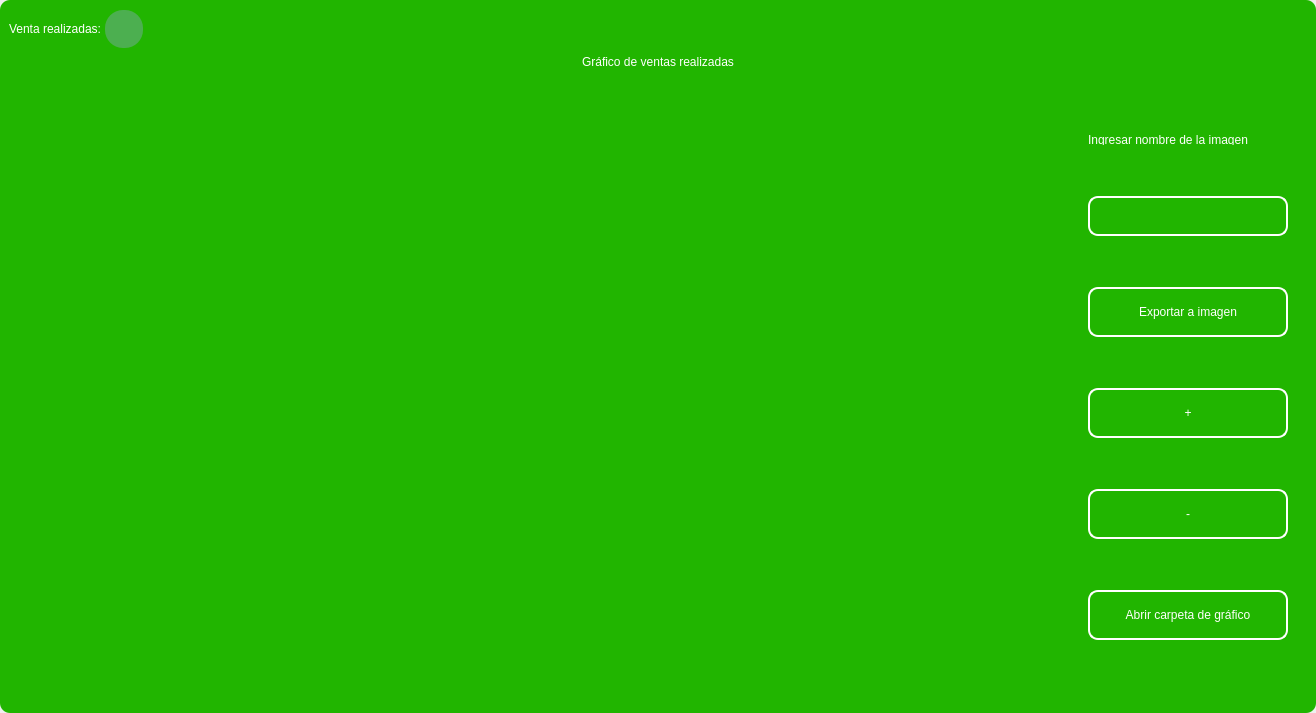
<?xml version="1.0" encoding="UTF-8"?>
<ui version="4.0">
 <class>MainWindow</class>
 <widget class="QMainWindow" name="MainWindow">
  <property name="geometry">
   <rect>
    <x>0</x>
    <y>0</y>
    <width>1316</width>
    <height>713</height>
   </rect>
  </property>
  <property name="windowTitle">
   <string>MainWindow</string>
  </property>
  <property name="styleSheet">
   <string notr="true"/>
  </property>
  <widget class="QWidget" name="centralwidget">
   <property name="styleSheet">
    <string notr="true"/>
   </property>
   <layout class="QVBoxLayout" name="verticalLayout">
    <property name="spacing">
     <number>0</number>
    </property>
    <property name="leftMargin">
     <number>0</number>
    </property>
    <property name="topMargin">
     <number>0</number>
    </property>
    <property name="rightMargin">
     <number>0</number>
    </property>
    <property name="bottomMargin">
     <number>0</number>
    </property>
    <item>
     <widget class="QFrame" name="frame">
      <property name="enabled">
       <bool>true</bool>
      </property>
      <property name="styleSheet">
       <string notr="true">
QFrame {
border-radius:10px;
background-color: rgb(33, 181, 0);
 }
</string>
      </property>
      <property name="frameShape">
       <enum>QFrame::StyledPanel</enum>
      </property>
      <property name="frameShadow">
       <enum>QFrame::Raised</enum>
      </property>
      <layout class="QVBoxLayout" name="verticalLayout_2">
       <item>
        <widget class="QFrame" name="frame_superior">
         <property name="minimumSize">
          <size>
           <width>0</width>
           <height>40</height>
          </size>
         </property>
         <property name="maximumSize">
          <size>
           <width>16777215</width>
           <height>40</height>
          </size>
         </property>
         <property name="styleSheet">
          <string notr="true">QPushButton{
border-radius:18px;
}

QPushButton:hover{
	background-color: rgb(0, 0, 0);
}
</string>
         </property>
         <property name="frameShape">
          <enum>QFrame::StyledPanel</enum>
         </property>
         <property name="frameShadow">
          <enum>QFrame::Raised</enum>
         </property>
         <layout class="QHBoxLayout" name="horizontalLayout_3">
          <property name="spacing">
           <number>4</number>
          </property>
          <property name="leftMargin">
           <number>0</number>
          </property>
          <property name="topMargin">
           <number>0</number>
          </property>
          <property name="rightMargin">
           <number>0</number>
          </property>
          <property name="bottomMargin">
           <number>0</number>
          </property>
          <item>
           <widget class="QLabel" name="label_3">
            <property name="styleSheet">
             <string notr="true">color: rgb(255, 255, 255);
font: 15pt &quot;MS Shell Dlg 2&quot;;</string>
            </property>
            <property name="text">
             <string>Venta realizadas:</string>
            </property>
           </widget>
          </item>
          <item>
           <widget class="QPushButton" name="btn_exit_2">
            <property name="minimumSize">
             <size>
              <width>38</width>
              <height>38</height>
             </size>
            </property>
            <property name="maximumSize">
             <size>
              <width>38</width>
              <height>38</height>
             </size>
            </property>
            <property name="cursor">
             <cursorShape>ArrowCursor</cursorShape>
            </property>
            <property name="styleSheet">
             <string notr="true">background-color: #4CAF50;</string>
            </property>
            <property name="text">
             <string/>
            </property>
            <property name="iconSize">
             <size>
              <width>35</width>
              <height>35</height>
             </size>
            </property>
           </widget>
          </item>
          <item>
           <spacer name="horizontalSpacer_2">
            <property name="orientation">
             <enum>Qt::Horizontal</enum>
            </property>
            <property name="sizeHint" stdset="0">
             <size>
              <width>443</width>
              <height>20</height>
             </size>
            </property>
           </spacer>
          </item>
          <item>
           <widget class="QPushButton" name="btn_exit">
            <property name="minimumSize">
             <size>
              <width>38</width>
              <height>38</height>
             </size>
            </property>
            <property name="maximumSize">
             <size>
              <width>38</width>
              <height>38</height>
             </size>
            </property>
            <property name="cursor">
             <cursorShape>PointingHandCursor</cursorShape>
            </property>
            <property name="text">
             <string/>
            </property>
            <property name="iconSize">
             <size>
              <width>35</width>
              <height>35</height>
             </size>
            </property>
           </widget>
          </item>
          <item>
           <widget class="QPushButton" name="bt_minimizar">
            <property name="minimumSize">
             <size>
              <width>38</width>
              <height>38</height>
             </size>
            </property>
            <property name="maximumSize">
             <size>
              <width>38</width>
              <height>38</height>
             </size>
            </property>
            <property name="cursor">
             <cursorShape>PointingHandCursor</cursorShape>
            </property>
            <property name="text">
             <string/>
            </property>
            <property name="icon">
             <iconset>
              <normaloff>image/minus.svg</normaloff>image/minus.svg</iconset>
            </property>
            <property name="iconSize">
             <size>
              <width>38</width>
              <height>38</height>
             </size>
            </property>
           </widget>
          </item>
          <item>
           <widget class="QPushButton" name="bt_maximizar">
            <property name="minimumSize">
             <size>
              <width>38</width>
              <height>38</height>
             </size>
            </property>
            <property name="maximumSize">
             <size>
              <width>38</width>
              <height>38</height>
             </size>
            </property>
            <property name="cursor">
             <cursorShape>PointingHandCursor</cursorShape>
            </property>
            <property name="text">
             <string/>
            </property>
            <property name="icon">
             <iconset>
              <normaloff>image/chevron-up.svg</normaloff>image/chevron-up.svg</iconset>
            </property>
            <property name="iconSize">
             <size>
              <width>38</width>
              <height>38</height>
             </size>
            </property>
           </widget>
          </item>
          <item>
           <widget class="QPushButton" name="bt_restaurar">
            <property name="minimumSize">
             <size>
              <width>38</width>
              <height>38</height>
             </size>
            </property>
            <property name="maximumSize">
             <size>
              <width>38</width>
              <height>38</height>
             </size>
            </property>
            <property name="cursor">
             <cursorShape>PointingHandCursor</cursorShape>
            </property>
            <property name="text">
             <string/>
            </property>
            <property name="icon">
             <iconset>
              <normaloff>image/chevron-down.svg</normaloff>image/chevron-down.svg</iconset>
            </property>
            <property name="iconSize">
             <size>
              <width>38</width>
              <height>38</height>
             </size>
            </property>
           </widget>
          </item>
          <item>
           <widget class="QPushButton" name="bt_cerrar">
            <property name="minimumSize">
             <size>
              <width>38</width>
              <height>38</height>
             </size>
            </property>
            <property name="maximumSize">
             <size>
              <width>38</width>
              <height>38</height>
             </size>
            </property>
            <property name="cursor">
             <cursorShape>PointingHandCursor</cursorShape>
            </property>
            <property name="text">
             <string/>
            </property>
            <property name="icon">
             <iconset>
              <normaloff>image/x.svg</normaloff>image/x.svg</iconset>
            </property>
            <property name="iconSize">
             <size>
              <width>38</width>
              <height>38</height>
             </size>
            </property>
           </widget>
          </item>
         </layout>
        </widget>
       </item>
       <item>
        <widget class="QLabel" name="label">
         <property name="styleSheet">
          <string notr="true">font: 30pt &quot;MS Shell Dlg 2&quot;;
color: rgb(255, 255, 255);</string>
         </property>
         <property name="text">
          <string>Gráfico de ventas realizadas</string>
         </property>
         <property name="alignment">
          <set>Qt::AlignCenter</set>
         </property>
        </widget>
       </item>
       <item>
        <widget class="QFrame" name="frame_3">
         <property name="minimumSize">
          <size>
           <width>0</width>
           <height>0</height>
          </size>
         </property>
         <property name="frameShape">
          <enum>QFrame::StyledPanel</enum>
         </property>
         <property name="frameShadow">
          <enum>QFrame::Raised</enum>
         </property>
         <layout class="QHBoxLayout" name="horizontalLayout_4">
          <property name="leftMargin">
           <number>9</number>
          </property>
          <property name="topMargin">
           <number>9</number>
          </property>
          <property name="rightMargin">
           <number>9</number>
          </property>
          <item>
           <widget class="QGraphicsView" name="graphics_view">
            <property name="dragMode">
             <enum>QGraphicsView::NoDrag</enum>
            </property>
            <property name="transformationAnchor">
             <enum>QGraphicsView::NoAnchor</enum>
            </property>
           </widget>
          </item>
          <item>
           <layout class="QVBoxLayout" name="verticalLayout_4">
            <property name="spacing">
             <number>10</number>
            </property>
            <property name="sizeConstraint">
             <enum>QLayout::SetDefaultConstraint</enum>
            </property>
            <property name="leftMargin">
             <number>10</number>
            </property>
            <property name="topMargin">
             <number>10</number>
            </property>
            <property name="rightMargin">
             <number>10</number>
            </property>
            <property name="bottomMargin">
             <number>10</number>
            </property>
            <item>
             <widget class="QLabel" name="label_2">
              <property name="minimumSize">
               <size>
                <width>10</width>
                <height>10</height>
               </size>
              </property>
              <property name="maximumSize">
               <size>
                <width>500</width>
                <height>10</height>
               </size>
              </property>
              <property name="styleSheet">
               <string notr="true">color: rgb(255, 255, 255);
font: 10pt &quot;MS Shell Dlg 2&quot;;</string>
              </property>
              <property name="text">
               <string>Ingresar nombre de la imagen</string>
              </property>
             </widget>
            </item>
            <item>
             <widget class="QLineEdit" name="name_imagetxt">
              <property name="sizePolicy">
               <sizepolicy hsizetype="Fixed" vsizetype="Fixed">
                <horstretch>0</horstretch>
                <verstretch>0</verstretch>
               </sizepolicy>
              </property>
              <property name="minimumSize">
               <size>
                <width>200</width>
                <height>35</height>
               </size>
              </property>
              <property name="maximumSize">
               <size>
                <width>150</width>
                <height>40</height>
               </size>
              </property>
              <property name="styleSheet">
               <string notr="true">QLabel {
	color: rgb(255, 255, 254);
	font: 12pt &quot;Arial&quot;;
	background-color: rgba(0, 0, 0,0);
}

QTextEdit{
background-color: rgba(0, 0, 0,0);
border-radius:10px; 
font: 12pt &quot;Arial&quot;;
color: rgb(255, 255, 254);
border: 2px solid  rgb(255, 255, 255);

}

QTextEdit:hover{
background-color: rgba(0, 0, 0,0);
border-radius:10px; 
font: 12pt &quot;Arial&quot;;
border: 2px solid  rgb(120, 0, 171);
}

QTextEdit:focus{
background-color: rgb(0, 0, 0);
border-radius:10px; 
font: 12pt &quot;Arial&quot;;
border: 2px solid rgb(120, 0, 171);
}

QLineEdit{
background-color: rgba(0, 0, 0,0);
border-radius:10px; 
font: 12pt &quot;Arial&quot;;
color: rgb(255, 255, 254);
border: 2px solid  rgb(255, 255, 255);

}

QLineEdit:hover{
background-color: rgba(0, 0, 0,0);
border-radius:10px; 
font: 12pt &quot;Arial&quot;;
border: 2px solid  rgb(120, 0, 171);
}

QLineEdit:focus{
background-color: rgb(0, 0, 0);
border-radius:10px; 
font: 12pt &quot;Arial&quot;;
border: 2px solid rgb(120, 0, 171);
}

QCheckBox{
	font: 12pt &quot;Arial&quot;;
	color: rgb(255, 255, 255);
}

QCheckBox::indicator {
    width: 18px;
    height:18px;
}

QCheckBox::indicator:unchecked {
   background-image: url(image/square.svg);
}

QCheckBox::indicator:checked {
   background-image: url(image/check-square.svg);
}

QPushButton{
border-radius:10px; 
font: 12pt &quot;Arial&quot;;
color: rgb(255, 255, 254);
border: 2px solid #ffffff;
}

QPushButton:hover{
border-radius:10px; 
font: 12pt &quot;Arial&quot;;
color: rgb(255, 255, 255);
border: 2px solid rgb(120, 0, 171);
	background-color: rgb(120, 0, 171);
}
</string>
              </property>
              <property name="alignment">
               <set>Qt::AlignLeading|Qt::AlignLeft|Qt::AlignVCenter</set>
              </property>
             </widget>
            </item>
            <item>
             <widget class="QPushButton" name="btn_export_image">
              <property name="minimumSize">
               <size>
                <width>50</width>
                <height>40</height>
               </size>
              </property>
              <property name="maximumSize">
               <size>
                <width>300</width>
                <height>50</height>
               </size>
              </property>
              <property name="cursor">
               <cursorShape>PointingHandCursor</cursorShape>
              </property>
              <property name="styleSheet">
               <string notr="true">QPushButton{
border-radius:10px; 
font: 12pt &quot;Arial&quot;;
color: rgb(255, 255, 254);
border: 2px solid #ffffff;
}

QPushButton:hover{
border-radius:10px; 
font: 12pt &quot;Arial&quot;;
color: rgb(255, 255, 255);
border: 2px solid rgb(120, 0, 171);
	background-color: rgb(120, 0, 171);
}</string>
              </property>
              <property name="text">
               <string>Exportar a imagen</string>
              </property>
              <property name="iconSize">
               <size>
                <width>35</width>
                <height>35</height>
               </size>
              </property>
             </widget>
            </item>
            <item>
             <widget class="QPushButton" name="zoom_in_button">
              <property name="minimumSize">
               <size>
                <width>0</width>
                <height>40</height>
               </size>
              </property>
              <property name="maximumSize">
               <size>
                <width>300</width>
                <height>50</height>
               </size>
              </property>
              <property name="cursor">
               <cursorShape>PointingHandCursor</cursorShape>
              </property>
              <property name="styleSheet">
               <string notr="true">QPushButton{
border-radius:10px; 
font: 20pt &quot;Arial&quot;;
color: rgb(255, 255, 254);
border: 2px solid #ffffff;
}

QPushButton:hover{
border-radius:10px; 
font: 12pt &quot;Arial&quot;;
color: rgb(255, 255, 255);
border: 2px solid rgb(120, 0, 171);
	background-color: rgb(120, 0, 171);
}</string>
              </property>
              <property name="text">
               <string>+</string>
              </property>
              <property name="iconSize">
               <size>
                <width>35</width>
                <height>35</height>
               </size>
              </property>
             </widget>
            </item>
            <item>
             <widget class="QPushButton" name="zoom_out_button">
              <property name="minimumSize">
               <size>
                <width>0</width>
                <height>40</height>
               </size>
              </property>
              <property name="maximumSize">
               <size>
                <width>300</width>
                <height>50</height>
               </size>
              </property>
              <property name="cursor">
               <cursorShape>PointingHandCursor</cursorShape>
              </property>
              <property name="styleSheet">
               <string notr="true">QPushButton{
border-radius:10px; 
font: 20pt &quot;Arial&quot;;
color: rgb(255, 255, 254);
border: 2px solid #ffffff;
}

QPushButton:hover{
border-radius:10px; 
font: 12pt &quot;Arial&quot;;
color: rgb(255, 255, 255);
border: 2px solid rgb(120, 0, 171);
	background-color: rgb(120, 0, 171);
}</string>
              </property>
              <property name="text">
               <string>-</string>
              </property>
              <property name="iconSize">
               <size>
                <width>35</width>
                <height>35</height>
               </size>
              </property>
             </widget>
            </item>
            <item>
             <widget class="QPushButton" name="open_explore_file">
              <property name="minimumSize">
               <size>
                <width>0</width>
                <height>40</height>
               </size>
              </property>
              <property name="maximumSize">
               <size>
                <width>300</width>
                <height>50</height>
               </size>
              </property>
              <property name="cursor">
               <cursorShape>PointingHandCursor</cursorShape>
              </property>
              <property name="styleSheet">
               <string notr="true">QPushButton{
border-radius:10px; 
font: 12pt &quot;Arial&quot;;
color: rgb(255, 255, 254);
border: 2px solid #ffffff;
}

QPushButton:hover{
border-radius:10px; 
font: 12pt &quot;Arial&quot;;
color: rgb(255, 255, 255);
border: 2px solid rgb(120, 0, 171);
	background-color: rgb(120, 0, 171);
}</string>
              </property>
              <property name="text">
               <string>Abrir carpeta de gráfico</string>
              </property>
              <property name="iconSize">
               <size>
                <width>35</width>
                <height>35</height>
               </size>
              </property>
             </widget>
            </item>
           </layout>
          </item>
         </layout>
        </widget>
       </item>
      </layout>
     </widget>
    </item>
   </layout>
  </widget>
 </widget>
 <resources/>
 <connections/>
</ui>
